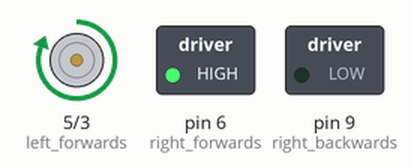
This sketch was run on a simulated Arduino Uno, built with avr-gcc and run on an emulated ATmega328P. Shown: motor-driver pin pairs drawn as motors (green arrow = first pin HIGH = forward, orange = second pin HIGH = backward, longer = more drive), switched loads named in the sketch (green lamp = pin HIGH).

Above: at 0.5 s.
Timing chart, 0 to 3.0 s (numbered marks = the images above):
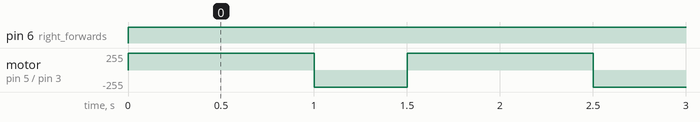

Measured:
- by itself, pin 6 (right_forwards): LOW → HIGH at 0.00 s
- by itself, motor on pin 5 (left_forwards) / pin 3 (left_backwards): alternates forward 255/255 for 1.0 s and backward 255/255 for 0.50 s

The sketch:

drive-test.ino
```cpp
//Code for testing the driving capabilities of the robot kit for the STEM Institute summer 2022 engineering class
//Written by Dylan Kirdahy


//The pins for the motor driver
#define left_forwards 5
#define left_backwards 3
#define right_forwards 6
#define right_backwards 9


void setup() {
  //Set the pins as outputs
  pinMode(left_forwards, OUTPUT);
  pinMode(left_backwards, OUTPUT);
  pinMode(right_forwards, OUTPUT);
  pinMode(right_backwards, OUTPUT);
}

//The main loop makes the robot drive, turn roughly 90 degrees, and drive again
void loop() {
  //Make the robot move forwards for 1 second
  digitalWrite(right_forwards, HIGH);
  digitalWrite(left_forwards, HIGH);
  delay(1000);
  //Make the robot turn right for half a second
  digitalWrite(left_forwards, LOW);
  digitalWrite(left_backwards, HIGH);
  delay(500);
  digitalWrite(left_backwards, LOW);
}
```
